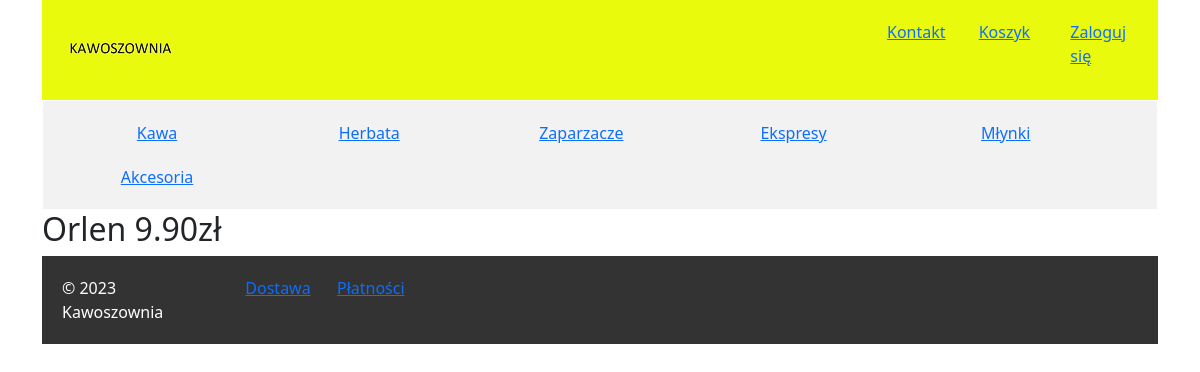
Page /delivery/3/ on the earlier database version.
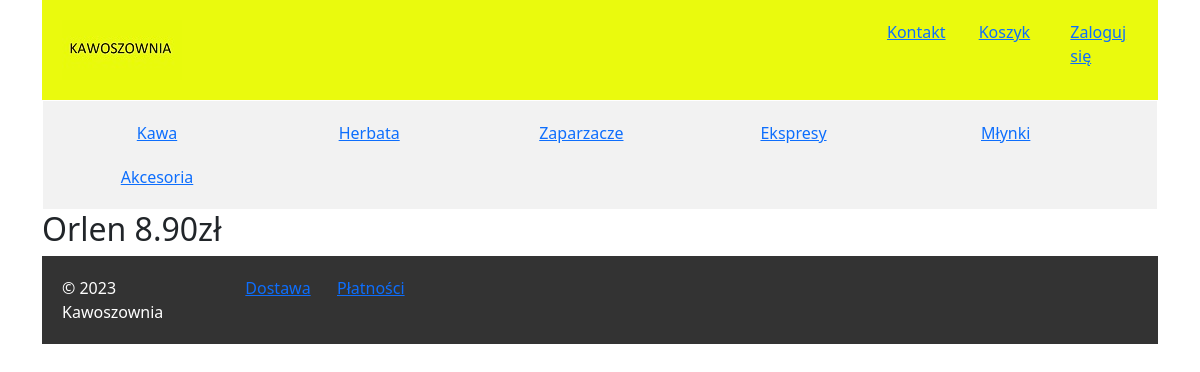
Same page on the later database version.
### mysite/models.py (models this page shows)
class Delivery(models.Model):
    name = models.CharField('Nazwa', max_length=50, unique=True)
    price = models.FloatField('Cena', validators=[MinValueValidator(0)])
    def __str__(self):
        return f'{self.name} {self.price:.2f}zł'

### mysite/views/delivery.py (the view)
class DeliveryView(DetailView):
    model = Delivery
    template_name = 'mysite/delivery/detail_delivery.html'

### mysite/context_processors.py (called while the page is built)
def categories(request):
    return {
        'categories': Category.objects.all()
    }

### mysite/models.py (called while the page is built)
    def __str__(self):
        return f'{self.name}'

### mysite/templates/mysite/delivery/detail_delivery.html (shortened to what this page needs)
{% extends "base.html" %}
{% block content %}
    <h2>{{object}}</h2>
{% endblock %}

Differences in the rows shown:
changed Delivery: name+price "Orlen 9.90zł" → "Orlen 8.90zł"
